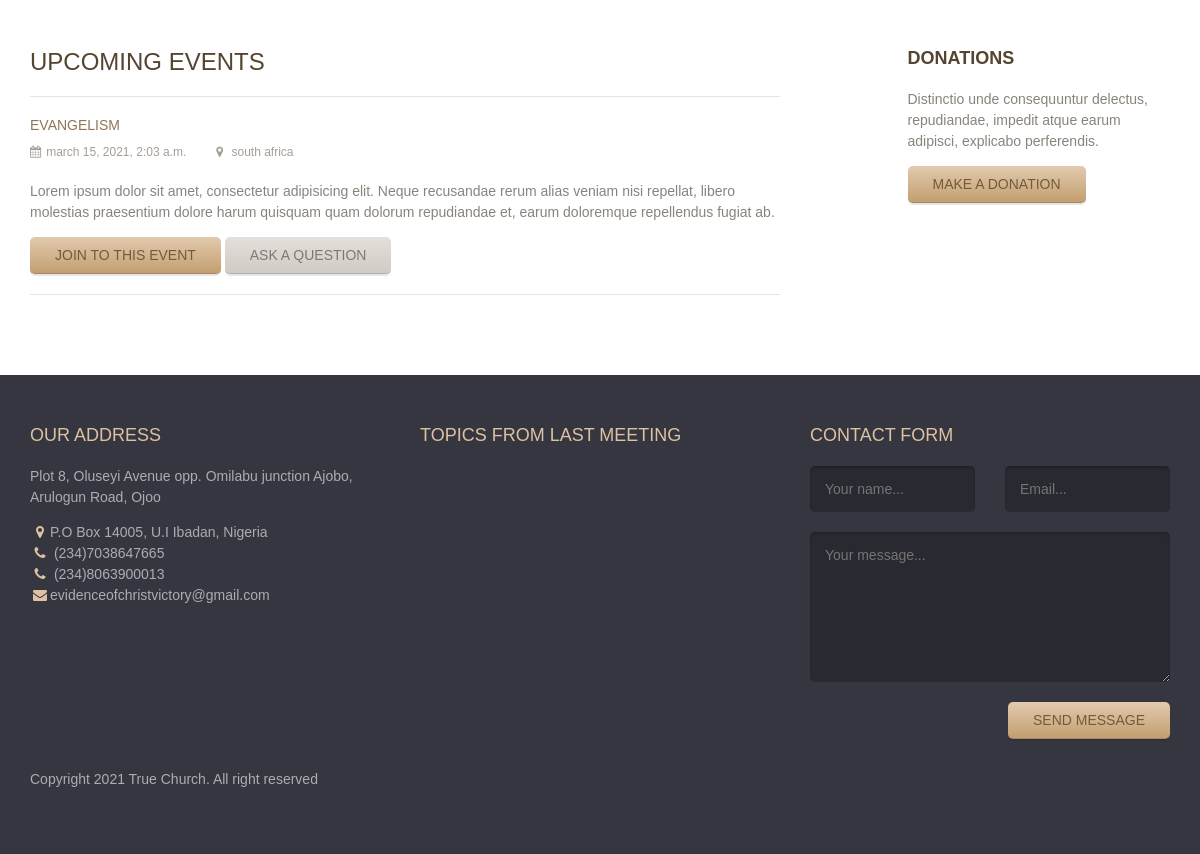
Before: /event (lower part) with the older database file.
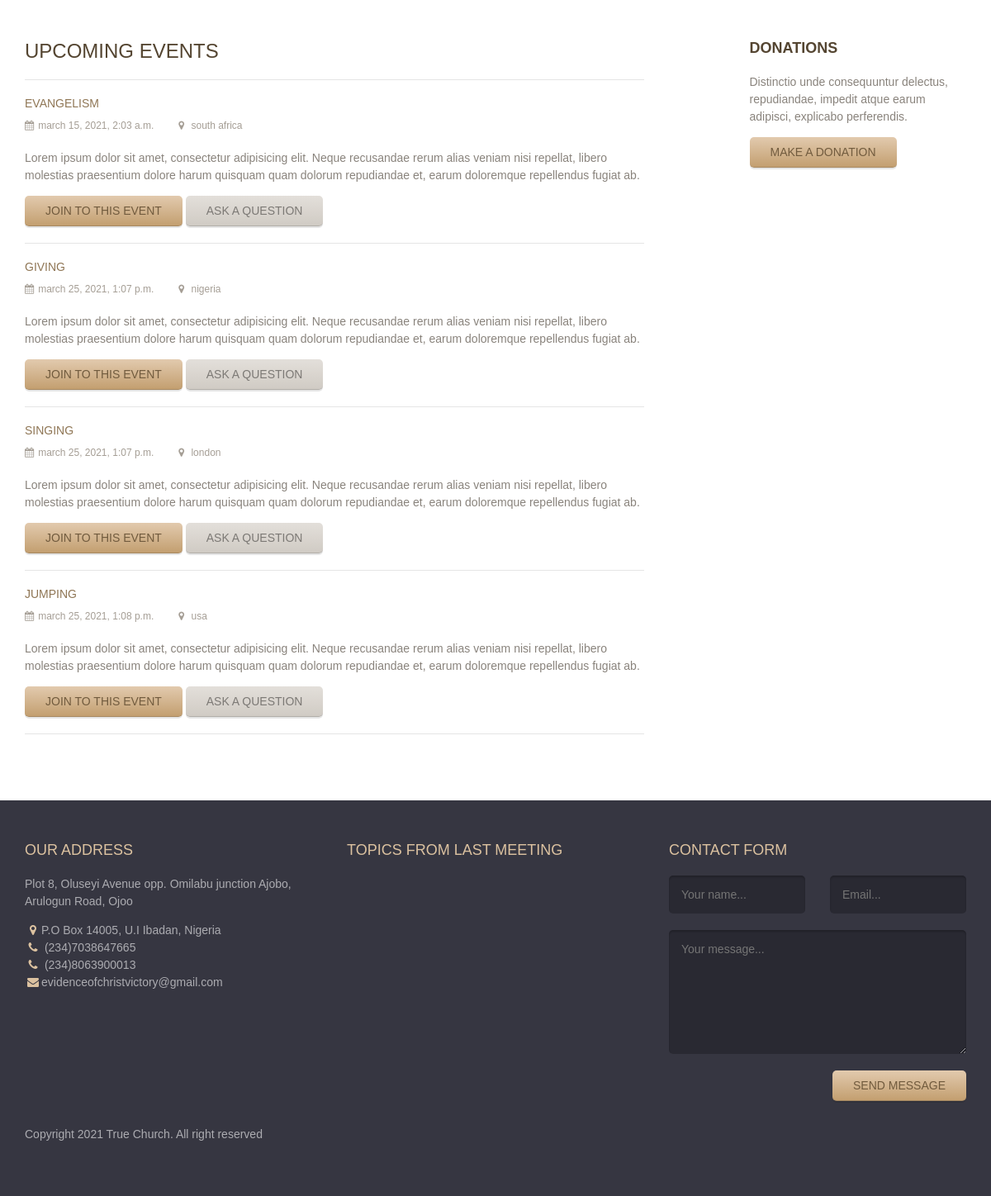
After: the same page with the newer database file.
### church/models.py (models this page shows, shortened)
class Events(models.Model):
    purpose = models.CharField(max_length=60)
    date = models.DateTimeField(default=timezone.now)
    location = models.CharField(max_length=100)

### church/views.py (the view)
# urls.py: path("event", Event.as_view(), name="event"),
class Event(ListView):
    model = Events
    paginate_by = 4
    template_name = 'event.html'

### templates/event.html
{% extends 'base.html' %} {% block content %}
<main class="main-content">
  <div class="fullwidth-block">
    <div class="container">
      <div class="row">
        <div class="content col-md-8">
          <h2 class="section-title">Upcoming Events</h2>
          <ul class="event-list large">
            {% for events in object_list %}
            <li>
              <h3 class="event-title"><a href="#">{{ events.purpose }}</a></h3>
              <span class="event-meta">
                <span><i class="fa fa-calendar"></i>{{ events.date }}</span>
                <span
                  ><i class="fa fa-map-marker"></i> {{ events.location }}</span
                >
              </span>
              <p>
                Lorem ipsum dolor sit amet, consectetur adipisicing elit. Neque
                recusandae rerum alias veniam nisi repellat, libero molestias
                praesentium dolore harum quisquam quam dolorum repudiandae et,
                earum doloremque repellendus fugiat ab.
              </p>
              <a href="#" class="button">Join to this event</a>
              <a href="#" class="button secondary">Ask a question</a>
            </li>
            {% endfor %}
          </ul>
        </div>
        <div class="sidebar col-md-3 col-md-offset-1">
          <div class="widget">
            <h3 class="widget-title">Donations</h3>
            <p>
              Distinctio unde consequuntur delectus, repudiandae, impedit atque
              earum adipisci, explicabo perferendis.
            </p>
            <a href="#" class="button">Make a donation</a>
          </div>
        </div>
      </div>
    </div>
  </div>
</main>
{% endblock content %}

Changed rows visible on the page:
added Events: purpose "GIVING", date "march 25, 2021, 1:07 p.m.", location "nigeria"
added Events: purpose "SINGING", date "march 25, 2021, 1:07 p.m.", location "london"
added Events: purpose "JUMPING", date "march 25, 2021, 1:08 p.m.", location "usa"
